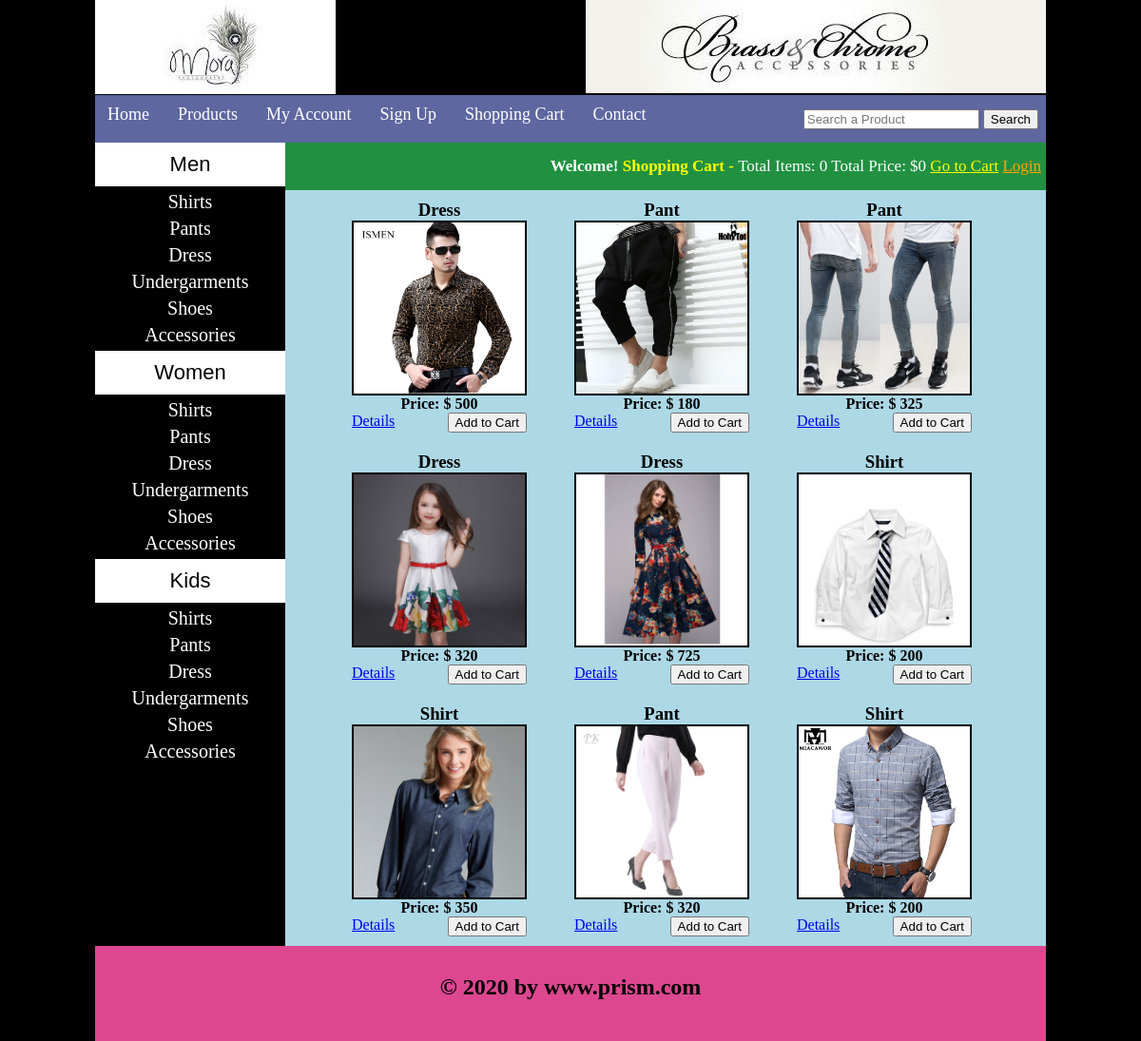
The page / on the database its author committed.
### tables this page shows
CREATE TABLE `men` (
  `men_id` int(100) NOT NULL,
  `men_title` text NOT NULL
);

CREATE TABLE `women` (
  `women_id` int(100) NOT NULL,
  `women_title` text NOT NULL
);

CREATE TABLE `kids` (
  `kids_id` int(100) NOT NULL,
  `kids_title` text NOT NULL
);

CREATE TABLE `products` (
  `product_id` int(100) NOT NULL,
  `product_men` int(100) NOT NULL,
  `product_women` int(100) NOT NULL,
  `product_kids` int(100) NOT NULL,
  `product_title` varchar(200) NOT NULL,
  `product_price` int(100) NOT NULL,
  `product_descrip` text NOT NULL,
  `product_image` text NOT NULL,
  `product_keywords` text NOT NULL
);

### functions/functions.php (the view, shortened to what this page needs)
<?php
$con = mysqli_connect("localhost","shristic_prism","prism","shristic_ecommerce");
function getIp() {
    $ip = $_SERVER['REMOTE_ADDR'];
    return $ip;
}
function total_items(){
	if (isset($_GET['add_scart'])){
		global $con;
		$ip = getIp();
		$get_items = "select * from scart where ip_addr='$ip'";
		$run_items = mysqli_query($con, $get_items);
		$count_items = mysqli_num_rows($run_items);
	}
	else{
		global $con;
		$ip = getIp();
		$get_items = "select* from scart where ip_addr='$ip'";
		$run_items = mysqli_query($con, $get_items);
		$count_items = mysqli_num_rows($run_items);
	}
	echo $count_items;
}
function total_price(){
		$total = 0;
			echo "$" . $total;
}
function getMen(){
	global $con;
	$get_men = "select * from men";
	$run_men = mysqli_query($con, $get_men);
		while ($row_men=mysqli_fetch_array($run_men)){
			$men_id = $row_men['men_id'];
			$men_title = $row_men['men_title'];
		echo "<li><a href='index.php?men=$men_id'>$men_title</a></li>";
		}
}
function getWomen(){
	global $con;
	$get_women = "select * from women";
	$run_women = mysqli_query($con, $get_women);
		while ($row_women=mysqli_fetch_array($run_women)){
			$women_id = $row_women['women_id'];
			$women_title = $row_women['women_title'];
		echo "<li><a href='index.php?women=$women_id'>$women_title</a></li>";
		}
}
function getKids(){
	global $con;
	$get_kids = "select * from kids";
	$run_kids = mysqli_query($con, $get_kids);
		while ($row_kids=mysqli_fetch_array($run_kids)){
			$kids_id = $row_kids['kids_id'];
			$kids_title = $row_kids['kids_title'];
		echo "<li><a href='index.php?kids=$kids_id'>$kids_title</a></li>";
		}
}
function getPro() {
	if(!isset($_GET['men'])){
		if(!isset($_GET['women'])){
			if(!isset($_GET['kids'])){
	global $con;
	$get_pro = "select * from products order by RAND() LIMIT 0,12";
	$run_pro = mysqli_query($con, $get_pro);
	while($row_pro=mysqli_fetch_array($run_pro)){
		$pro_id = $row_pro['product_id'];
		$pro_title = $row_pro['product_title'];
		$pro_price = $row_pro['product_price'];
		$pro_image = $row_pro['product_image'];
		echo "
			<div id='single_product'>
				<h3>$pro_title</h3>
				<img src='admin_area/product_images/$pro_image' width='180' height='180'/>
				<p><b> Price: $ $pro_price</b></p>
				<a href ='details.php?pro_id=$pro_id' style='float:left;'>Details</a>
				<a href='index.php?add_scart=$pro_id'><button style='float:right'>Add to Cart</button></a>
			</div>
		";
	}
			}
		}
	}
}
?>

### index.php (shortened to what this page needs)
<!DOCTYPE>
<?php
include("functions/functions.php");
?>
<html>
	<head>
		<link rel="stylesheet" href="styles/style.css" media="all"/>
	</head>
<body>
	<div class="main_wrapper">
				<?php
				include("header.php")
				?>
		<div class="content_wrapper">
			<div id ="sidebar">
				<div id="sidebar_title">Men</div>
				<ul id="saman">
					<?php getMen(); ?>
				</ul>
				<div id="sidebar_title">Women</div>
				<ul id="saman">
					<?php getWomen(); ?>
				</ul>
				<div id="sidebar_title">Kids</div>
				<ul id="saman">
					<?php getKids(); ?>
				</ul>
			</div>
			<div id="content_area">
			<div id="shopping_cart">
					<span style="float:right; font-size:17px; padding:5px; line-height:40px;">
					<?php
						if(isset($_SESSION['login_user_email'])){
							echo "<b>Welcome:</b>" . $_SESSION['login_user_email'] . "<b style='color:yellow;'> Your</b>";
						}
						else{
							echo "<b>Welcome!</b>";
						}
					?>
					<b style="color:yellow">Shopping Cart - </b> Total Items: <?php total_items(); ?> Total Price: <?php total_price(); ?> <a href="cart.php" style="color:yellow">Go to Cart</a>
					<?php
						if(!isset($_SESSION['login_user_email'])){
							echo "<a href='login/' style='color:orange'>Login</a>";
						}
						else{
							echo "<a href='logout.php' style='color:orange'>Logout</a>";
						}
					?>
					</span>
				</div>
				<div id="products_box">
				<?php getPro(); ?>
				</div>
			</div>
		</div>
		<div id="footer">
		<h2 style="text-align:center; padding-top:30px;">&copy; 2020 by www.prism.com</h2>
		</div>
	</div>
</body>
</html>

### header.php
<div class="header_wrapper">
	<a href="index.php"><img id="logo" src="Img/logo.jpg"/></a>
	<img id="banner" src="Img/banner.jpg"/>
</div>
	<div class="menubar">
		<ul id="menu">
			<li><a href="index.php">Home</a></li>
			<li><a href="all_products.php">Products</a></li>
			<li><a href="customer/settings.php">My Account</a></li>
			<li><a href="signup/">Sign Up</a></li>
			<li><a href="cart.php">Shopping Cart</a></li>
			<li><a href="contact/">Contact</a></li>
		</ul>
		<div id="form">
			<form method="get" action="results.php" enctype="multipart/form-data">
				<input type="text" name="user_query" placeholder= "Search a Product"/>
				<input type="submit" name="search" value="Search"/>
			</form>
		</div>
	</div>

### styles/style.css (style rules this page uses)
html, body, div, span, applet, object, iframe, h1, h2, h3, h4, h5, h6, p, blockquote, pre, a, abbr, acronym, address, big, cite, code, del, dfn, em, img, ins, kbd, q, s, samp, small, strike, strong, sub, sup, tt, var, b, u, i, center, dl, dt, dd, ol, ul, li, fieldset, form, label, legend, table, caption, tbody, tfoot, thead, tr, th, td, article, aside, canvas, details, embed, figure, figcaption, footer, header, hgroup, menu, nav, output, ruby, section, summary, time, mark, audio, video { margin: 0; padding: 0; border: 0; vertical-align: baseline; }
body { background:#000; }
.main_wrapper { width:1000px; height:auto; margin:auto; background:black; }
.header_wrapper { width:1000px; height:100px; margin:auto; }
#logo { float:left; }
#banner { float:right; }
.menubar { width:1000px; height:50px; background:#5e67a0; color:white; }
#menu { padding:0; margin:0; line-height:40px; float:left; }
#menu li { list-style:none; display:inline; }
#menu a { text-decoration:none; color:white; padding:8px; margin:5px; font-size:18px; font-family:COMIC SANS MS; }
#form { float:right; padding-right:8px; line-height:50px; }
.content_wrapper { width:1000px; margin:auto; background:pink; }
#content_area { width:800px; float:right; background:lightblue; }
#sidebar { width:200px; background:black; float:left; }
#sidebar_title { background-color:white; color:black; font-size:22px; font-family:arial; padding:10px; text-align:center; }
#saman { text-align:center; }
#saman li { list-style:none; margin:5px; }
#saman a { color:white; padding:8px; margin:5px; text-align:center; font-size:20px; text-decoration:none; font-family:Comic Sans MS }
#products_box { width:780px; text-align:center; margin-left:30px; margin-bottom:10px; }
#single_product { float:left; margin-left:30px; padding:10px; }
#single_product img { border:2px solid black; }
#shopping_cart { width:800px; height: 50px; background:#219141; color:white; }
#footer { width:1000px; height:100px; background:#dc4790; clear:both; }

### rows shown on the page
men: men_title "Shirts"
men: men_title "Pants"
men: men_title "Dress"
men: men_title "Undergarments"
men: men_title "Shoes"
men: men_title "Accessories"
women: women_title "Shirts"
women: women_title "Pants"
women: women_title "Dress"
women: women_title "Undergarments"
women: women_title "Shoes"
women: women_title "Accessories"
kids: kids_title "Shirts"
kids: kids_title "Pants"
kids: kids_title "Dress"
kids: kids_title "Undergarments"
kids: kids_title "Shoes"
kids: kids_title "Accessories"
products: product_title "Dress", product_image (picture), product_price "500"
products: product_title "Pant", product_image (picture), product_price "180"
products: product_title "Pant", product_image (picture), product_price "325"
products: product_title "Dress", product_image (picture), product_price "320"
products: product_title "Dress", product_image (picture), product_price "725"
products: product_title "Shirt", product_image (picture), product_price "200"
products: product_title "Shirt", product_image (picture), product_price "350"
products: product_title "Pant", product_image (picture), product_price "320"
products: product_title "Shirt", product_image (picture), product_price "200"

### other values the page prints
$count_items "0"
$total "0"
